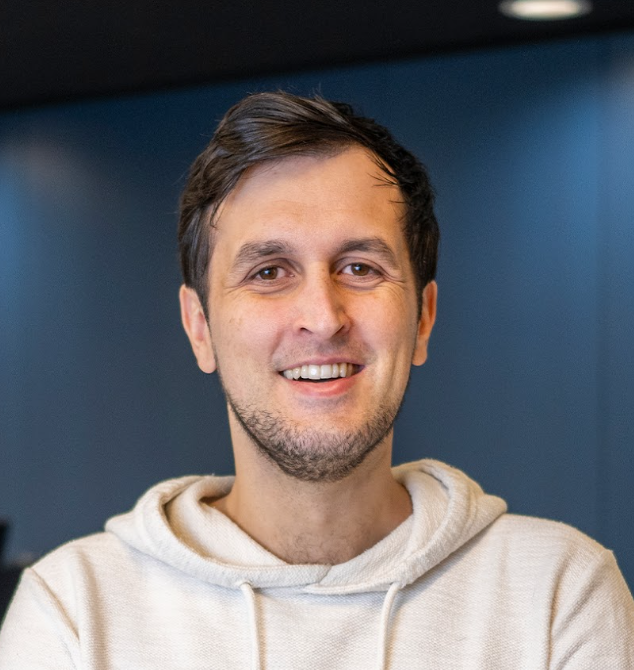
#> input picture assets/personen/bastiaan.png, 634 x 670 px
$ python gen_portraits.py
#> lines starting #> are read from the running program, lines starting #| are printed output that depends on the picture
#!/usr/bin/env python3
"""Maakt pixel-art portretten van de echte teamfoto's in assets/personen/.

Het gezicht wordt uitgesneden, verkleind naar 32x40 en teruggebracht tot een
beperkt palet, zodat het bij de rest van de pixel-art past.
"""
import os, sys
sys.path.insert(0, os.path.dirname(__file__))
from PIL import Image, ImageEnhance

ROOT = os.path.normpath(os.path.join(os.path.dirname(__file__), "..", ".."))
SRC = os.path.join(ROOT, "assets", "personen")
OUT = os.path.join(ROOT, "assets", "sprites", "portraits")
W, H = 32, 40
COLORS = 24

# Dirk Schrijver is geen collega maar een gerenderde avatar, en dat moet je zien.
# Iedereen op de vloer krijgt 24 kleuren; hij krijgt er meer, plus een extra
# gladstrijking. In een pixel-art game is een te vloeiend portret onmiddellijk
# onbehaaglijk -- dat is precies het effect. Zie docs/CHARACTERS.md.
GERENDERD = {"dirk": 64}


def make(path, colors=COLORS, smooth=False):
#> called with path = 'assets/personen/bastiaan.png', colors = 24, smooth = False
    im = Image.open(path).convert("RGB")
    w, h = im.size
#> w = 634; h = 670
    side = int(min(w, h) * 0.86)
#> side = 545
    left = (w - side) // 2
#> left = 44
    top = int(h * 0.02)
#> top = 13
    im = im.crop((left, top, left + side, min(h, top + int(side * H / W))))
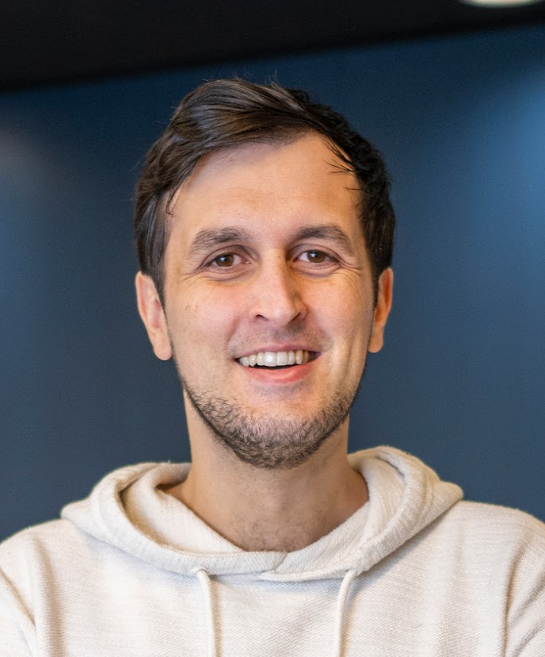
#> im: PIL image 545x657 RGB; mean R, G, B 113.6, 109.5, 111.9
    im = im.resize((W, H), Image.LANCZOS)
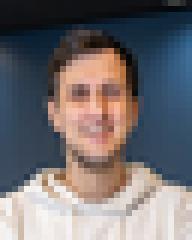
#> im: PIL image 32x40 RGB (shown 6 times larger); mean R, G, B 113.5, 109.5, 111.9
    im = ImageEnhance.Color(im).enhance(1.25)
    im = ImageEnhance.Contrast(im).enhance(1.15)
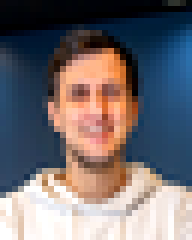
#> im: PIL image 32x40 RGB (shown 6 times larger); mean R, G, B 113.7, 108, 111.5
    if smooth:
        # Geen extra scherpte en een ruimer palet: hij hoort niet getekend te
        # lijken, maar gerenderd.
        im = ImageEnhance.Sharpness(im).enhance(0.6)
    return im.quantize(colors=colors, method=Image.MEDIANCUT).convert("RGB")
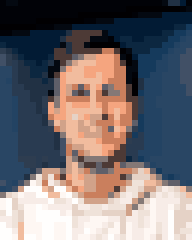
#> returned value: PIL image 32x40 RGB (shown 6 times larger); mean R, G, B 113.3, 108, 111.9


def main():
    os.makedirs(OUT, exist_ok=True)
    made = []
    for f in sorted(os.listdir(SRC)):
        if not f.endswith(".png"):
            continue
        name = os.path.splitext(f)[0]
        kleuren = GERENDERD.get(name, COLORS)
        make(os.path.join(SRC, f), kleuren, name in GERENDERD).save(
            os.path.join(OUT, f"{name}.png"))
        made.append(name)
    print(f"portretten ({W}x{H}, {COLORS} kleuren):", ", ".join(made))
    for n in made:
        if n in GERENDERD:
            print(f"  {n}: {GERENDERD[n]} kleuren, gladgestreken -- gerenderd, niet getekend")
    sheet = Image.new("RGB", (W * len(made), H), (20, 20, 26))
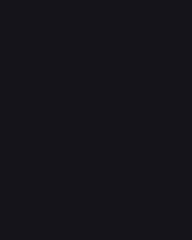
#> sheet: PIL image 32x40 RGB (shown 6 times larger); mean R, G, B 20, 20, 26
    for i, n in enumerate(made):
        sheet.paste(Image.open(os.path.join(OUT, f"{n}.png")), (i * W, 0))
    sheet.resize((W * len(made) * 5, H * 5), Image.NEAREST).save("/tmp/portretten.png")


if __name__ == "__main__":
    main()
